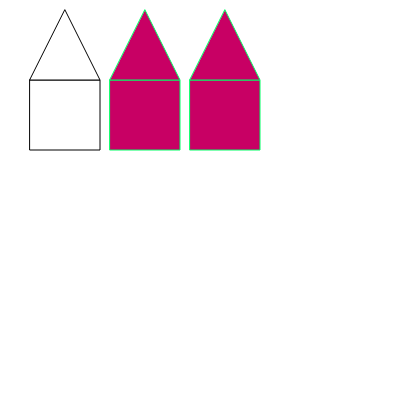
Frame 1 (no input)
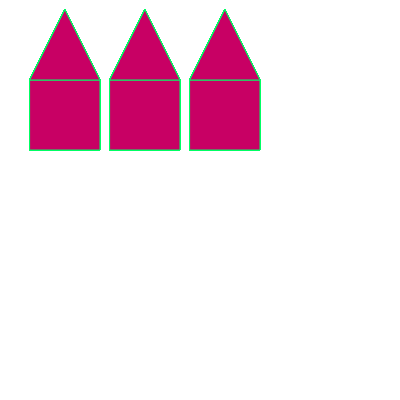
Frame 60 (no input)
Frame 120 (the mouse pressed at the canvas centre since frame 60): identical to frame 60, image omitted

The p5.js sketch that drew these frames (run headless with seeded random() and noise() and a simulated clock; from frame 60 on, the mouse is pressed at the canvas centre):

// p5.js sketch
// ── sketch.js
function setup() {
  //Creating a black square
createCanvas(400, 400)
  //Colour of square is white as 255 is maximum rgb rating
background(255)
}

function draw() {
  //Any objects within draw should have a fill listed as the RGB value below

  //defines border and its colour

  //creates a triangle shape and the 6 points are the X and Y of each corner

  //creates a rectangle with X and Y of the first point, plus the height and width
//Three houses created. 
house(30, 80, 80)
stroke(0,255,100)
fill(200,0,100)

house(190, 80, 80)
stroke(0,255,100)
fill(200,0,100)

house(110, 80, 80)
stroke(0,255,100)
fill(200,0,100)


}
//Function for square takes in three inputs, X and Y co-ords of first point, as well as an overall size fo the square.
function square(x, y, size) {
    rect(x, y, size, size)
  }
  function roof(x, y) {
    triangle(0,30,40, 0, 80, 30)
  }
  function house(x, y) {
    square(x, y, 70)
    triangle(x, y, x+70, y, x+35, y-70)
  }
